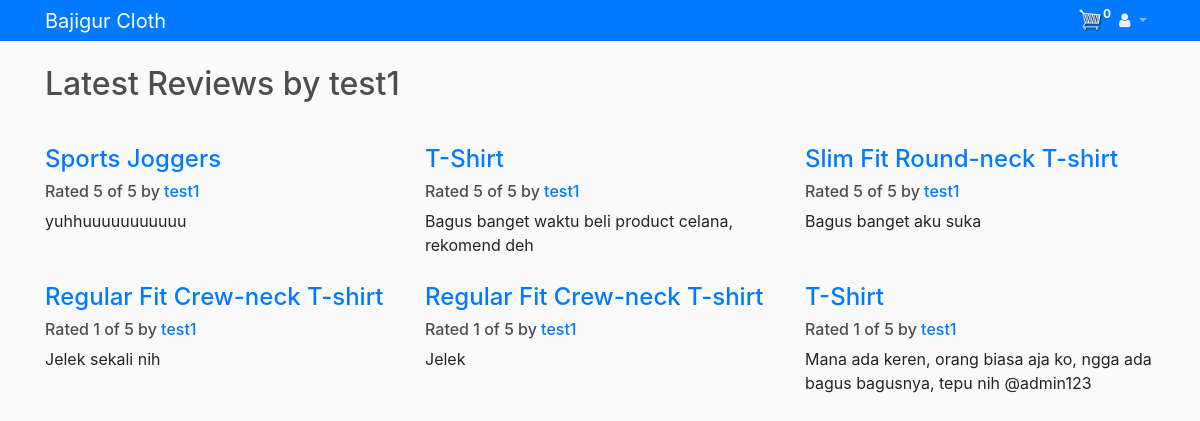
/products/user-review/test1/, run on the app's committed database.
### products/models.py (models this page shows, shortened)
class Review(models.Model):
    RATING_CHOICES = (
        (1, '1'),
        (2, '2'),
        (3, '3'),
        (4, '4'),
        (5, '5'),
    )
    product = models.ForeignKey(Product, on_delete=models.DO_NOTHING)
    pub_date = models.DateTimeField('date published')
    user_name = models.CharField(max_length=128)
    comment = models.CharField(max_length=128)
    rating = models.IntegerField(choices=RATING_CHOICES)

class Product(models.Model):
    name = models.CharField(max_length=128, null=True)
    price = models.FloatField()
    image = models.ImageField(null=True, blank=True)

### products/views.py (the view)
# urls.py: path('user-review/<username>/', views.user_review_list, name='user-review-list'),
def user_review_list(request, username=None):
    if request.user.is_authenticated:
        account = request.user.account
        order, created = Order.objects.get_or_create(account=account, complete=False)
        cart_items = order.get_cart_items
    else:
        order = {'get_cart_total': 0, 'get_cart_items': 0, 'shipping': False}
        cart_items = order['get_cart_items']
    if not username:
        username = request.user.username
    latest_review_list = Review.objects.filter(user_name=username).order_by('-pub_date')
    context = {
        'latest_review_list': latest_review_list,
        'username': username,
        'cart_items': cart_items
    }
    return render(request, 'products/reviews_by_user.html', context)

### products/templates/products/reviews_by_user.html
{% extends 'products/reviews.html' %}
{% block content %}
{% if latest_review_list %}
{% for review in latest_review_list %}
{% if forloop.first %}
<h2>Latest Reviews by {{ review.user_name }}</h2>
<br>
{% endif %}
{% endfor %}
{% endif %}
{% if latest_review_list %}
<div class="row">
    {% for review in latest_review_list %}
    <div class="col-xs-6 col-lg-4">
        <h4><a href="{% url 'review-detail' review.id %}">
        {{ review.product.name }}
        </a></h4>
        <h6>Rated {{ review.rating }} of 5 by <a href="{% url 'user-review-list' review.user_name %}" >{{ review.user_name }}</a></h6>
        <p>{{ review.comment }}</p>
    </div>
    {% endfor %}
</div>
{% else %}
<p>No reviews are available.</p>
{% endif %}
{% endblock content %}

### static/css/main.css (style rules this page uses)
body { background-color: hsl(0, 0%, 98%); }
h1, h2, h3, h4, h5, h6 { color:hsl(0, 0%, 30%); }
.col-lg-4, .col-lg-6, .col-lg-8, .col-lg-12 { margin-top: 10px; }

### data on the page
Review: user_name "test1", product.name "Sports Joggers", rating "5", comment "yuhhuuuuuuuuuuu"
Review: product.name "T-Shirt", rating "5", user_name "test1", comment "Bagus banget waktu beli product celana, rekomend deh"
Review: product.name "Slim Fit Round-neck T-shirt", rating "5", user_name "test1", comment "Bagus banget aku suka"
Review: product.name "Regular Fit Crew-neck T-shirt", rating "1", user_name "test1", comment "Jelek sekali nih"
Review: product.name "Regular Fit Crew-neck T-shirt", rating "1", user_name "test1", comment "Jelek"
Review: product.name "T-Shirt", rating "1", user_name "test1", comment "Mana ada keren, orang biasa aja ko, ngga ada bagus bagusnya, tepu nih @admin123"

### other printed values
{{ cart_items }} "0"
